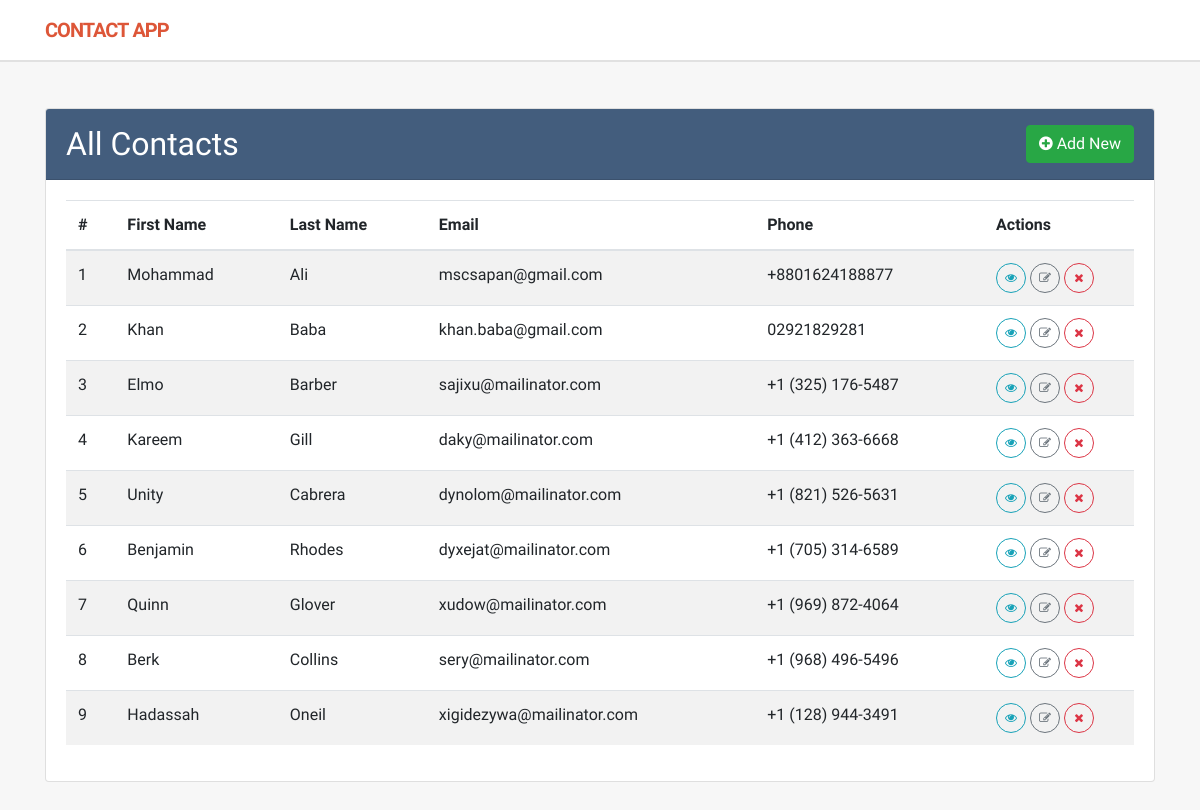
Before: / with the older database file.
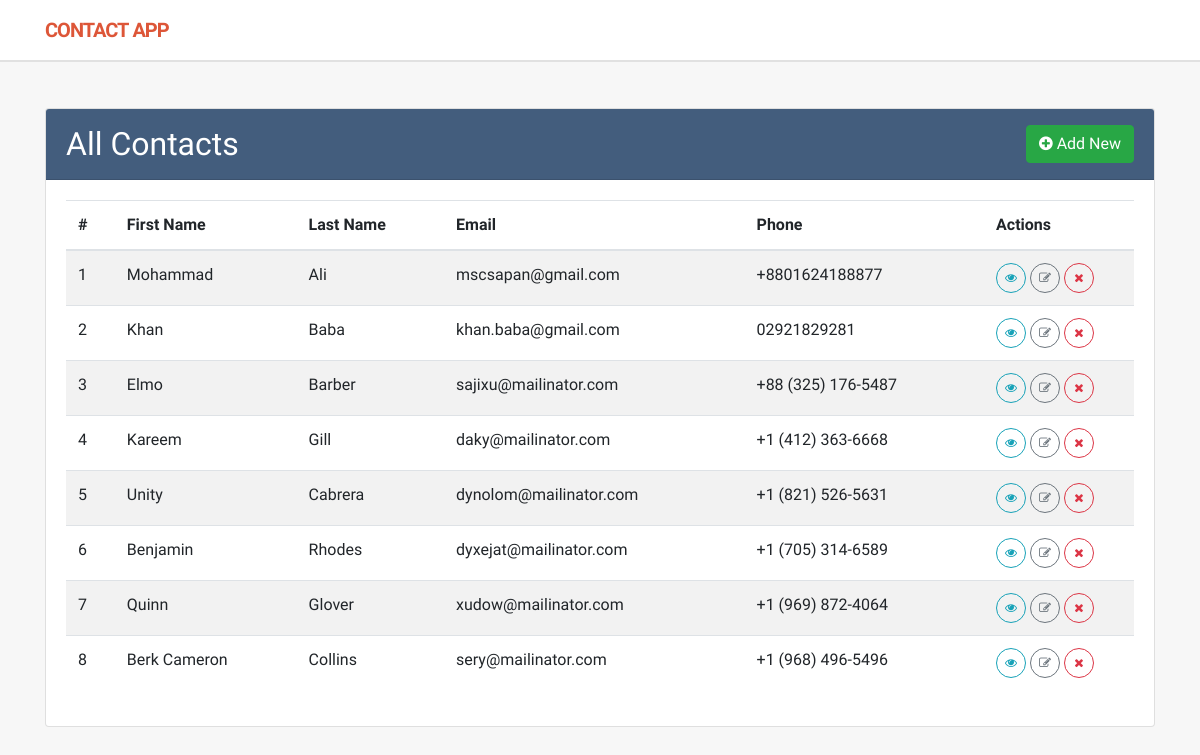
After: the same page with the newer database file.
### contactapp/models.py (models this page shows, shortened)
class Contact(models.Model):
    first_name = models.CharField(max_length=50)
    last_name = models.CharField(max_length=50)
    email = models.EmailField(unique=True)
    phone = models.CharField(max_length=15)
    address = models.CharField(max_length=120)
    class Meta:
        ordering = ['id'] #Ascending

### contactapp/views.py (the view)
# urls.py: 2. Add a URL to urlpatterns:  path('', views.home, name='home')
def home(request):
    contacts = Contact.objects.all()
    return render(request,'index.html',context={'contacts': contacts})

### templates/index.html (shortened to what this page needs)
{% load static %}
<!DOCTYPE html>
<html lang="en">
<head>
  <link href="https://cdnjs.cloudflare.com/ajax/libs/font-awesome/4.7.0/css/font-awesome.min.css" rel="stylesheet">
  <link href="{% static 'css/bootstrap.min.css' %}" rel="stylesheet">
  <link href="{% static 'css/custom.css' %}" rel="stylesheet">
</head>
<body>
  <nav class="navbar navbar-expand-lg navbar-light">
    <div class="container">
      <a class="navbar-brand text-uppercase" href="{% url 'home' %}">
        <strong>Contact</strong> App
      </a>
    </div>
  </nav>
  <main class="py-5">
    <div class="container">
      <div class="row">
        <div class="col-md-12">
          <div class="card">
            <div class="card-header card-title">
              <div class="d-flex align-items-center">
                <h2 class="mb-0">All Contacts</h2>
                <div class="ml-auto">
                  <a href="{% url 'add-contact' %}" class="btn btn-success"><i class="fa fa-plus-circle"></i> Add
                    New</a>
                </div>
              </div>
            </div>
            <div class="card-body">
              <table class="table table-striped table-hover">
                <thead>
                  <tr>
                    <th scope="col">#</th>
                    <th scope="col">First Name</th>
                    <th scope="col">Last Name</th>
                    <th scope="col">Email</th>
                    <th scope="col">Phone</th>
                    <th scope="col">Actions</th>
                  </tr>
                </thead>
                <tbody>
                  {% for content in contacts %}
                  <tr>
                    <td>{{ forloop.counter }}</td>
                    <td>{{ content.first_name }}</td>
                    <td>{{ content.last_name }}</td>
                    <td>{{ content.email }}</td>
                    <td>{{ content.phone }}</td>
                    <td width="150">
                      <a href="{% url 'show-contact' content.id %}" class="btn btn-sm btn-circle btn-outline-info"
                        title="Show"><i class="fa fa-eye"></i></a>
                      <a href="{% url 'edit-contact' content.id %}" class="btn btn-sm btn-circle btn-outline-secondary"
                        title="Edit"><i class="fa fa-edit"></i></a>
                      <a href="{% url 'delete-contact' content.id %}" class="btn btn-sm btn-circle btn-outline-danger"
                        title="Delete" onclick="confirm('Are you sure?')"><i class="fa fa-times"></i></a>
                    </td>
                  </tr>
                  {% endfor %}
                </tbody>
              </table>
            </div>
          </div>
        </div>
      </div>
    </div>
  </main>
</body>
</html>

Changed rows visible on the page:
removed Contact: first_name "Hadassah", last_name "Oneil", email "xigidezywa@mailinator.com", phone "+1 (128) 944-3491"
changed Contact "Elmo": phone "+1 (325) 176-5487" → "+88 (325) 176-5487"
changed Contact "Collins": first_name "Berk" → "Berk Cameron"
